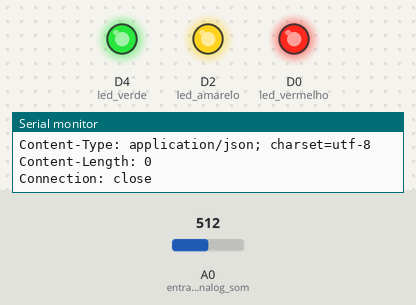
The sketch below on a simulated ESP8266 (NodeMCU). Shown: output pins drawn as LEDs (lit = HIGH), the last lines printed to the serial monitor. Inputs (shaded band) come from the test bench; at power-on: A0 (entrada_analog_som) = 512. WiFi joins after 1.5 s; servers stay silent unless stated; uploads are accepted with an empty reply.

Above: at 2.7 s.
2.8 s: A0 (entrada_analog_som) set to 62
4.9 s: A0 (entrada_analog_som) set to 49
At 6.8 s:
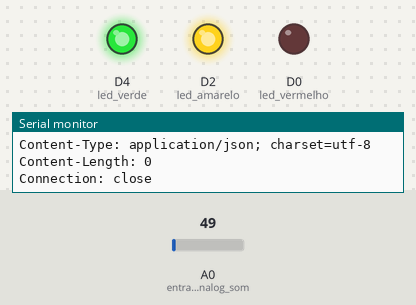
7.5 s: A0 (entrada_analog_som) set to 0
At 8.5 s:
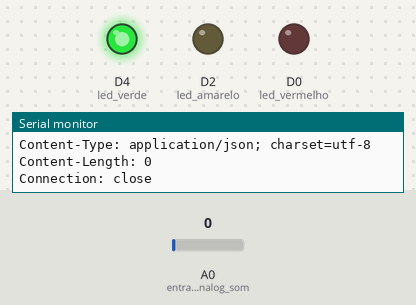
9.6 s: A0 (entrada_analog_som) set to 55
At 11.8 s:
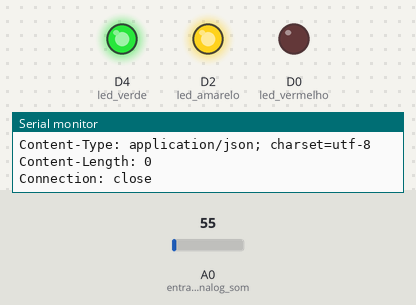
12.1 s: A0 (entrada_analog_som) set to 35
At 12.5 s:
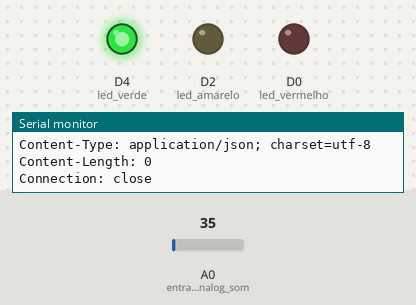
Timing chart, 0 to 15.1 s (numbered marks = the images above; inputs shaded):
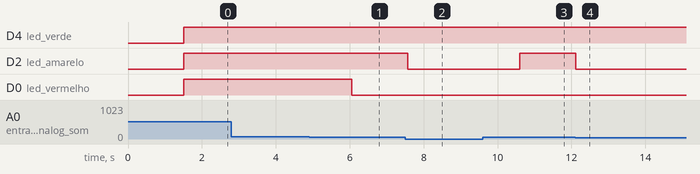

Measured:
- the behaviour switches between 56 and 55 on A0 (entrada_analog_som) (found by bisection; images 0 and 1)
- after the input at 4.9 s, D0 (led_vermelho): HIGH → LOW after 1.2 s
- after the input at 7.5 s, D2 (led_amarelo): HIGH → LOW after 0.07 s
- after the input at 9.6 s, D2 (led_amarelo): LOW → HIGH after 1.0 s
- after the input at 12.1 s, D2 (led_amarelo): HIGH → LOW at once

The sketch:

Projeto_NodeMCUV3_Lolin_22.11.16.ino
```cpp
#include "ESP8266WiFi.h"

WiFiServer server(80);
const char* ssid = "SUPRA3";
const char* password = "anita123";

const char* host = "www.dweet.io";
const char* thing = "incubator001";
const char* data = "noise";

int led_vermelho = D0;
int led_amarelo = D2;
int led_verde = D4;


int entrada_analog_som = A0;

int valor_A0 = 0;

void setup() {
  Serial.begin(115200);

  pinMode(entrada_analog_som, INPUT);
  pinMode(led_vermelho, OUTPUT);
  pinMode(led_amarelo, OUTPUT);
  pinMode(led_verde, OUTPUT);

  Serial.println();
  Serial.println();
  Serial.print("Connecting to ");
  Serial.println(ssid);

  WiFi.begin(ssid,password);

  while (WiFi.status() != WL_CONNECTED) {
    delay(500);
    Serial.println("Tentando conectar...");
  }
  Serial.println("");
  Serial.println("Conectado a WiFi com sucesso");

}

void loop() {
  valor_A0 = analogRead(entrada_analog_som);

  if (valor_A0 < 45) { //Alterado de 35 para 45 para fins de apresentação
    digitalWrite(led_vermelho, LOW);
    digitalWrite(led_amarelo, LOW);
    digitalWrite(led_verde, HIGH);
  } else if (valor_A0 >= 45 && valor_A0 <= 55) { //Alterado de entre 35-45 para 45-55
    digitalWrite(led_vermelho, LOW);
    digitalWrite(led_amarelo, HIGH);
    digitalWrite(led_verde, HIGH);
  } else if (valor_A0 > 55) { //Alterado para >55
     digitalWrite(led_vermelho, HIGH);
    digitalWrite(led_amarelo, HIGH);
    digitalWrite(led_verde, HIGH);
  }

  Serial.print("Conectando-se ao host: ");
  Serial.println(host);

  // Abrindo conexão para enviar o Dweet
  WiFiClient client;
  const int httpPort = 80;
  if (!client.connect(host, httpPort)) {
    Serial.println("Falha ao conectar-se ao host");
    return;
  }

  // Construindo URL
  String url = "/dweet/for/";
  url += thing;
  url += "?";
  url += data;
  url += "=";
  url += valor_A0;

  Serial.print("URL: ");
  Serial.println(url);

  // Enviando requisição
  client.print(String("GET ") + url + " HTTP/1.1\r\n" +
               "Host: " + host + "\r\n" +
               "Connection: close\r\n\r\n");
  int timeout = millis() + 5000;
  while (client.available() == 0) {
    if (timeout - millis() < 0) {
      Serial.println("Falha: Timeout da requisiçao");
      client.stop();
      return;
    }
  }

  // Imprimindo a resposta do servidor
  while(client.available()){
    String line = client.readStringUntil('\r');
    Serial.print(line);
  }

  Serial.println();
  Serial.println("Fechando a conexao");
  delay(250);


}
```
